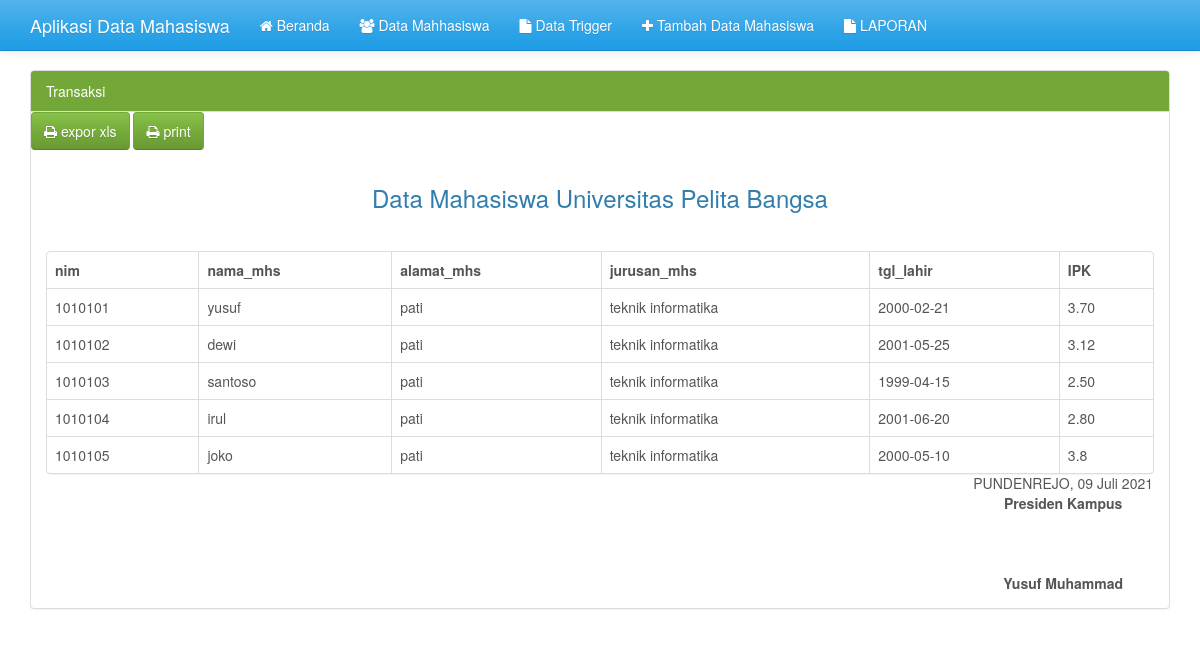
/project/laporan.php, run on the app's committed database.
### tables this page shows
CREATE TABLE `yusuf_311910617` (
  `nim` int(10) NOT NULL,
  `nama_mhs` varchar(30) DEFAULT NULL,
  `alamat_mhs` varchar(20) DEFAULT NULL,
  `jurusan_mhs` varchar(20) DEFAULT NULL,
  `tgl_lahir` date DEFAULT NULL,
  `IPK` char(10) DEFAULT NULL
);

### project/config.php (called while the page is built, shortened)
<?php
$hari_ini = date("Y-m-d");
?>

### project/fungsi/fungsi_indotgl.php (called while the page is built, shortened)
<?php
	function tgl_indo($tgl){
			$tanggal = substr($tgl,8,2);
			$bulan = getBulan(substr($tgl,5,2));
			$tahun = substr($tgl,0,4);
			return $tanggal.' '.$bulan.' '.$tahun;
	}
	function getBulan($bln){
				switch ($bln){
					case 7:
						return "Juli";
						break;
				}
			}
?>

### project/laporan.php (the view, shortened to what this page needs)
<?php
include("config.php");
include("fungsi/fungsi_indotgl.php");
?>
<!DOCTYPE html>
<html>
	<head>
		<?php include("include/css.php"); ?>
	</head>
	<body>
		<header>
			<?php include("include/header.php"); ?>
		</header>
		<div class='container' style='margin-top:70px'>
			<div class='row' style='min-height:520px'>
				<div class='col-md-12'>
					<div class='panel panel-success'>
						<div class='panel-heading'>Transaksi</div>
						<a class='btn btn-success' href='export_xls.php' target="_blank">
						<i class='fa fa-print'></i> expor xls</a>
						<a class='btn btn-success' href='print.php' target="_blank">
						<i class='fa fa-print'></i> print</a>
						<div class='panel-body'>
							<center>
								<h3>Data Mahasiswa Universitas Pelita Bangsa</h3>
								<p>&nbsp;</p>
							</center>
							<div class='panel panel-primary'>
							<table class="table table-hover table-bordered">
							  <thead>
								<tr>
								  <th>nim</th>
								  <th>nama_mhs</th>
								  <th>alamat_mhs</th>
								  <th>jurusan_mhs</th>
								  <th>tgl_lahir</th>
								  <th>IPK</th>
								</tr>
							  </thead>
							  <tbody>
								<?php
									$sqlquery = "SELECT * FROM yusuf_311910617";
									if ($result = mysqli_query($koneksi, $sqlquery)) {
										while ($row = mysqli_fetch_assoc($result)) {
								?>
								<tr>
								<td><?php echo $row["nim"];?></td>
								<td><?php echo $row["nama_mhs"];?></td>
								<td><?php echo $row["alamat_mhs"];?></td>
								<td><?php echo $row["jurusan_mhs"];?></td>
								<td><?php echo $row["tgl_lahir"];?></td>
								<td><?php echo $row["IPK"];?></td>
								</tr>
								<?php
										}
									}
									?>
							  </tbody>
							  </table>
							<div class='pull-right'>
							PUNDENREJO, <?php echo tgl_indo($hari_ini); ?><br>
							<b><center>Presiden Kampus</center></b>
							<p>&nbsp;</p>
							<p>&nbsp;</p>
							<b><center>Yusuf Muhammad</center></b>
							</div>
						</div>
					</div>
				</div>
			</div>
		</div>
</html>

### project/include/css.php
<link href="css/tema1.css" rel="stylesheet">
<link href="css/font-awesome.min.css" rel="stylesheet">
<link href="css/style.css" rel="stylesheet">

### project/include/header.php (shortened to what this page needs)
<div class="navbar navbar-default navbar-fixed-top">
     <div class="container">
       <div class="navbar-header">
         <a href="index.php" class="navbar-brand">Aplikasi Data Mahasiswa</a>
       </div>
       <div class="navbar-collapse collapse" id="navbar-main">
         <ul class="nav navbar-nav">
           <li><a href="index.php"><i class='fa fa-home'></i> Beranda</a></li>
           <li><a href="petani.php"><i class='fa fa-users'></i> Data Mahhasiswa</a></li>
           <li><a href="sawit.php"><i class='fa fa-file'></i> Data Trigger</a></li>
           <li><a href="transaksi.php"><i class='fa fa-plus'></i> Tambah Data Mahasiswa</a></li>
           <li><a href="laporan.php"><i class='fa fa-file'></i> LAPORAN</a></li>
         </ul>
       </div>
     </div>
   </div>

### data on the page
yusuf_311910617: nim "1010101", nama_mhs "yusuf", alamat_mhs "pati", jurusan_mhs "teknik informatika", tgl_lahir "2000-02-21", IPK "3.70"
yusuf_311910617: nim "1010102", nama_mhs "dewi", alamat_mhs "pati", jurusan_mhs "teknik informatika", tgl_lahir "2001-05-25", IPK "3.12"
yusuf_311910617: nim "1010103", nama_mhs "santoso", alamat_mhs "pati", jurusan_mhs "teknik informatika", tgl_lahir "1999-04-15", IPK "2.50"
yusuf_311910617: nim "1010104", nama_mhs "irul", alamat_mhs "pati", jurusan_mhs "teknik informatika", tgl_lahir "2001-06-20", IPK "2.80"
yusuf_311910617: nim "1010105", nama_mhs "joko", alamat_mhs "pati", jurusan_mhs "teknik informatika", tgl_lahir "2000-05-10", IPK "3.8"

### other printed values
tgl_indo($hari_ini) "09 Juli 2021"
